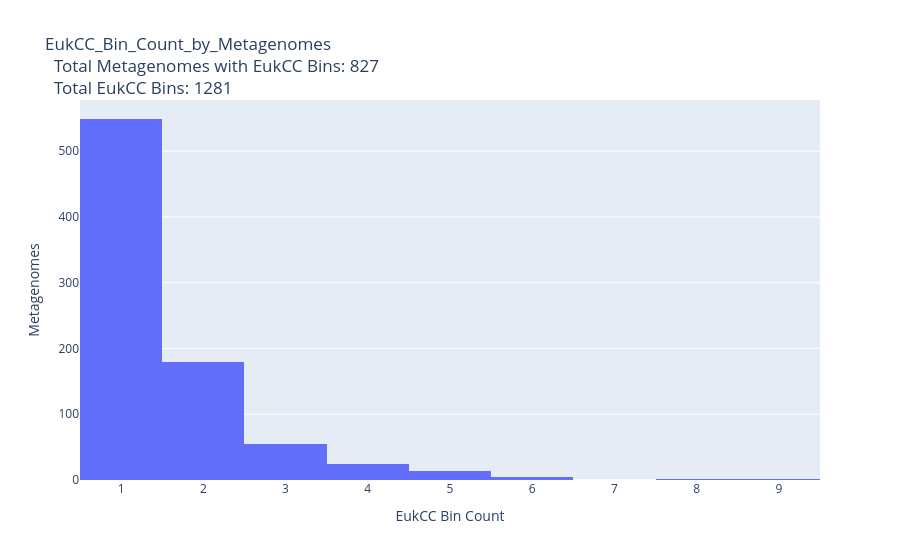

Write notebook code for a chart like this one.
### Markdown cell above
# New Workflow Component for Expanding Knowledge

This document introduces a proposed workflow enhancement, with **binning** as a case study to illustrate the justification for dataset reprocessing. Specifically, **Eukaryotic binning**, operational since **September 2022**, serves as an example.

## Summary of EukCC Bin Statistics and Taxonomic Distribution  

As of **January 23, 2025**, the following statistics have been compiled:

- **[Total Metagenomes with Bins: 25,146](https://img.jgi.doe.gov/cgi-bin/m/main.cgi?section=MetagenomeBins&page=bins&type=taxonomy)**  
- **Total Bins: 319,839**  
- **Total Metagenomes with EukCC Bins: 827**  
- **[Total EukCC Bins: 1,281](https://img.jgi.doe.gov/cgi-bin/m/main.cgi?section=MetagenomeBins&page=bindetail&taxonomy=ncbi&type=bytaxonomy&domain=Eukaryota&domain=Eukaryota%20EukCC%20Bins)**  

### Additional Notes  
The total number of EukCC bins has been exported as a TSV file (`data/exported_img_data-EukCC_bins.tsv`) using the IMG database link provided above. This file serves as a critical reference for downstream analyses.

---

## Analysis: EukCC Bin Counts per Metagenome  

An initial analysis was performed to evaluate the distribution of EukCC bins across metagenomes:  

- A histogram of EukCC bin counts per metagenome reveals that **most metagenomes contain a single EukCC bin**, with the maximum number of bins in a single metagenome being **9**.

---

## Analysis: EukCC Bin Taxonomy Distribution  

The taxonomy distribution analysis highlights a dominance of Eukaryota lineages. Key findings include:

- Significant representation of **Chlorophyta**, particularly within the **Mamiellophyceae** class and related orders.
- Prominent presence of **Ascomycota**, with notable classes such as **Lecanoromycetes**.  
- Recurring observations of fungal lineages such as **Basidiomycota** and **Tremellomycetes**.  

A **Sankey diagram** has been generated to visualize hierarchical taxonomic connections. The diagram illustrates the flow from higher-order taxa (e.g., **Eukaryota**) to specific families and genera, emphasizing dominant relationships and abundances within the dataset. 

A **Krona plot** provided another perspective to view the taxnomy distribution which is run through KronaTools v2.8.1 and can be generated by following command lines:

```js
awk -F"\t" '{print $5}' data/exported_img_data-EukCC_bins.txt  | sed -e 's/; /\t/g' | tail -n+2 > exported_img_data-EukCC_bins_for_krona.txt
ktImportText -q -o data/EukCC.krona.html exported_img_data-EukCC_bins_for_krona.txt 

```

---

## Conclusion  

This analysis demonstrates the value of reprocessing datasets with the proposed workflow component. By systematically updating processing methodologies, we can ensure more accurate and comprehensive insights into eukaryotic binning trends, enabling improved knowledge discovery and resource utilization.

### Code cell
import pandas as pd
import plotly.express as px

# Load the data
file_path = 'data/exported_img_data-EukCC_bins.tsv'
data = pd.read_csv(file_path, sep='\t')

total_EukCC_bins = len(data['IMG Genome ID'])
total_mtg_with_EukCC_bins = len(data['IMG Genome ID'].unique())

fig = px.histogram(
        data.groupby('IMG Genome ID')['bin_oid'].count(),
        title=f'EukCC_Bin_Count_by_Metagenomes<br>  Total Metagenomes with EukCC Bins: {total_mtg_with_EukCC_bins} <br>  Total EukCC Bins: {total_EukCC_bins}',
    )
fig.update_layout(xaxis_title='EukCC Bin Count', yaxis_title='Metagenomes',showlegend=False)
fig.show()

### Figure 1 — Plotly figure (JSON) as saved in the notebook; plotly's stock layout.template omitted (floating-point values rounded to 4 significant figures; data arrays with more than 128 entries replaced by an {"elided": "..."} marker saying what was removed)
{"data": [{"alignmentgroup": "True", "bingroup": "x", "hovertemplate": "variable=bin_oid<br>value=%{x}<br>count=%{y}<extra></extra>", "legendgroup": "bin_oid", "marker": {"color": "#636efa", "pattern": {"shape": ""}}, "name": "bin_oid", "offsetgroup": "bin_oid", "orientation": "v", "showlegend": true, "type": "histogram", "x": {"elided": "827 int values"}, "xaxis": "x", "yaxis": "y"}], "layout": {"barmode": "relative", "legend": {"title": {"text": "variable"}, "tracegroupgap": 0}, "showlegend": false, "title": {"text": "EukCC_Bin_Count_by_Metagenomes<br>  Total Metagenomes with EukCC Bins: 827 <br>  Total EukCC Bins: 1281"}, "xaxis": {"anchor": "y", "domain": [0, 1], "title": {"text": "EukCC Bin Count"}}, "yaxis": {"anchor": "x", "domain": [0, 1], "title": {"text": "Metagenomes"}}}}
